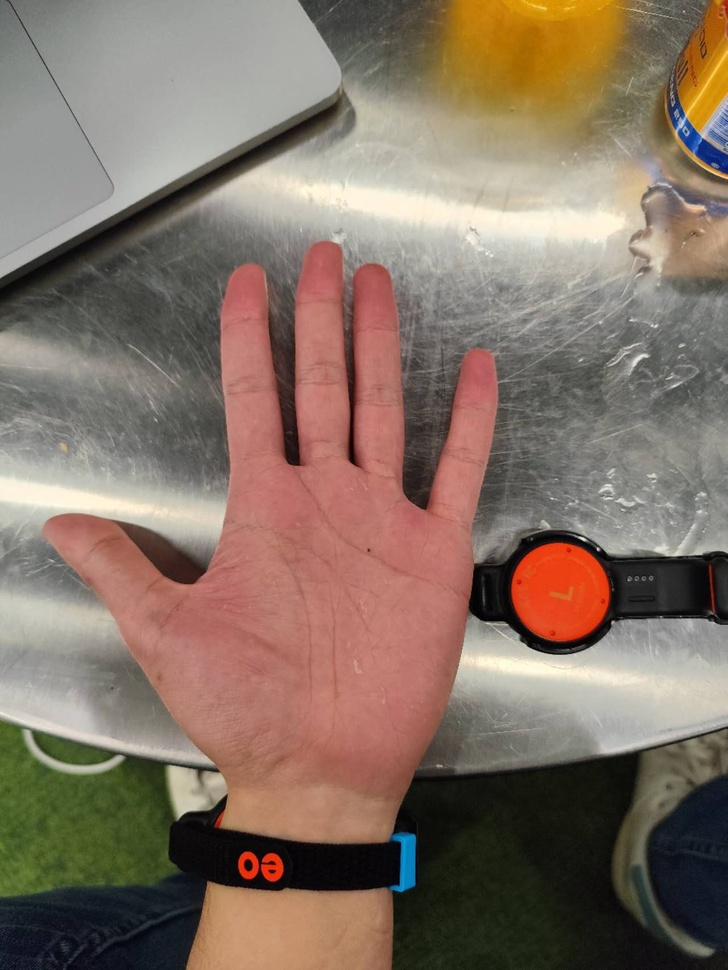
#> input picture images/image7.jpg, 728 x 970 px, shrunk from 1280 x 1706 before the run, found by its file name
$ jupyter execute 'Yixuan'"'"'s_workflow.ipynb'
#> lines starting #> are read from the running program, lines starting #| are printed output that depends on the picture; after the words box and inside, x2 and y2 are one past the last pixel; in counts of white or black regions, pixels touching at a corner belong together; long printed decimals are rounded
[cell 1]
import cv2
import matplotlib.pyplot as plt
import numpy as np
import os
import sys
from imutils import grab_contours

## Image feature extraction and comparison
Yixuan Wang 530634085
#### Proble: simple grayscale thresholding cannot be applied to real-world image with various backgrounds.
#### This note book aims to denoise hand images to naive binary images
#### Techniques used in this work: hsv conversion, Ycbcr conversion, Ostu thresholding, adaptive thresholding
#### In general, cb/cr has good performance in image denoising and  edge detecting.Otsu thresholding effectively transforms the image into the binary format. This combination can be considered as a potential solution in this project
#### After this step, we will start process the binary image, extract contours and conduct calculations.

[cell 2]
path = "images\image7.jpg"#background noise
# path = "images\shadow.jpg"# shadow..

img=cv2.imread(path)
#> img is the input picture: shape (970, 728, 3); mean B, G, R 101, 114.4, 132.9

[cell 3]
gray_scale=cv2.cvtColor(img, cv2.COLOR_BGR2GRAY)
fig, ax = plt.subplots(1, 2, figsize=(10, 5))
ax[0].imshow(cv2.cvtColor(img, cv2.COLOR_BGR2RGB))
ax[0].set_title("Original Image")
ax[0].axis("off")

ax[1].imshow(gray_scale, cmap="gray")
ax[1].set_title("Gray Scale Image")
ax[1].axis("off")
plt.show()

[cell 4]
# show the histogram of the gray scale image
plt.hist(gray_scale.ravel(), 256, [0, 256])
plt.show()

[cell 5]
# YCbCr color space，display the Y, Cb, Cr channels
ycbcr=cv2.cvtColor(img, cv2.COLOR_BGR2YCrCb)
#> ycbcr: shape (970, 728, 3); mean of channels 0, 1, 2 118.4, 138.4, 118.2

fig, ax = plt.subplots(1, 3, figsize=(15, 5))
ax[0].imshow(ycbcr[:,:,0], cmap="gray")
ax[0].set_title("Y Channel")
ax[0].axis("off")

ax[1].imshow(ycbcr[:,:,1], cmap="gray")
ax[1].set_title("Cb Channel")
ax[1].axis("off")

ax[2].imshow(ycbcr[:,:,2], cmap="gray")
ax[2].set_title("Cr Channel")
ax[2].axis("off")

plt.show()

[cell 6]
# display the three histogram of the ycbcr image
y, cb, cr = cv2.split(ycbcr)
fig, ax = plt.subplots(1, 3, figsize=(15, 5))
ax[0].hist(y.ravel(), 256, [0, 256])
ax[0].set_title("Y Channel")
ax[1].hist(cb.ravel(), 256, [0, 256])
ax[1].set_title("Cb Channel")
ax[2].hist(cr.ravel(), 256, [0, 256])
ax[2].set_title("Cr Channel")
plt.show()

[cell 7]
hsv = cv2.cvtColor(img, cv2.COLOR_BGR2HSV)
#> hsv: shape (970, 728, 3); mean H, S, V 30, 66.6, 135
hsv.shape
# visulaize it in three channels
h, s, v = cv2.split(hsv)
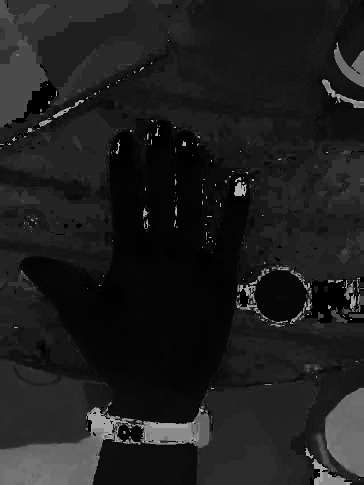
#> h: shape (970, 728) (shown at 1/2 size); min 0, max 179, mean 30
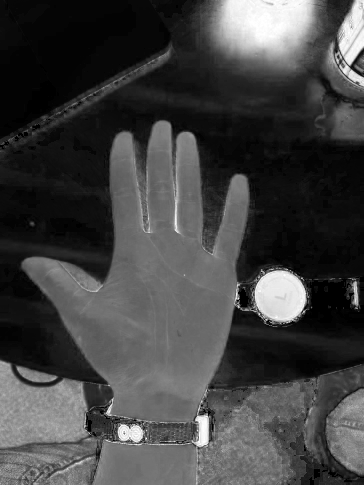
#> s: shape (970, 728) (shown at 1/2 size); min 0, max 255, mean 66.6
fig, ax = plt.subplots(1, 3, figsize=(15, 5))
ax[0].imshow(h, cmap='gray')
ax[0].set_title('Hue')
ax[1].imshow(s, cmap='gray')
ax[1].set_title('Saturation')
ax[2].imshow(v, cmap='gray')
ax[2].set_title('Value')
plt.show()

[cell 8]
# show the histogram of hsv image in three channels
fig, ax = plt.subplots(1, 3, figsize=(20, 10))
ax[0].hist(h.ravel(), bins=256, color='red')
ax[0].set_title('Hue')
ax[1].hist(s.ravel(), bins=256, color='green')
ax[1].set_title('Saturation')
ax[2].hist(v.ravel(), bins=256, color='blue')
ax[2].set_title('Value')
plt.show()

[cell 9]
from skimage.filters import threshold_multiotsu

# apply otsu's thresholding to seperate the image to 3 classes
target_channel=cb
_, thresh1 = cv2.threshold(target_channel, 0, 255, cv2.THRESH_BINARY + cv2.THRESH_OTSU)
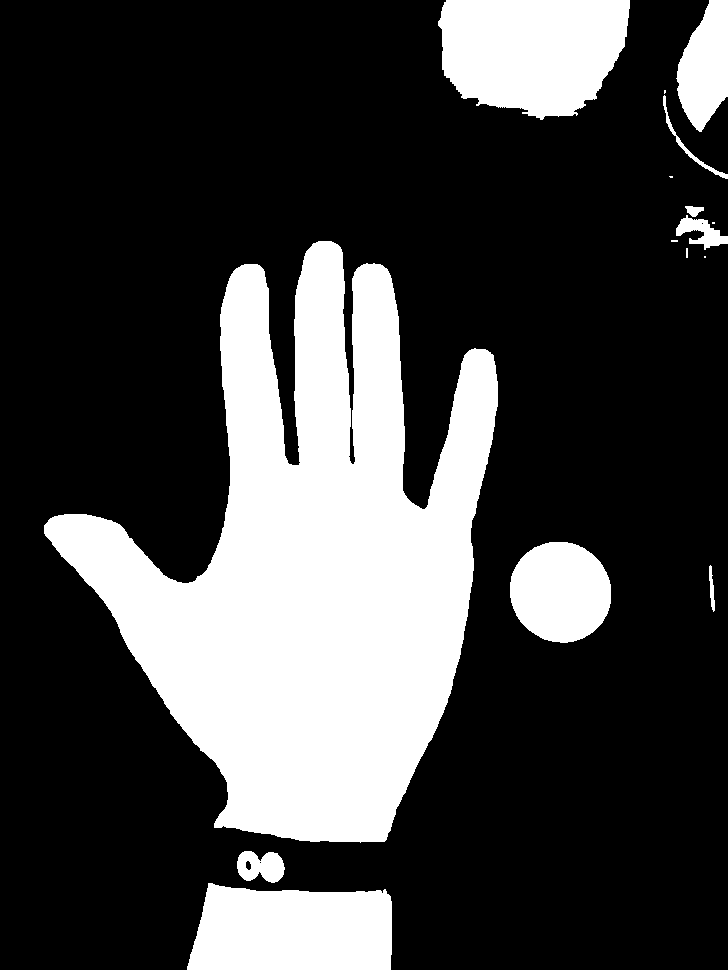
#> thresh1: shape (970, 728); 26.6% white; 16 white regions (5 under 20 px), largest, box (x1, y1, x2, y2) and area: (44, 241, 498, 843) 138333, (438, 0, 630, 120) 18439, (187, 883, 392, 970) 15512
# apply adaptive thresholding
thresholds = threshold_multiotsu(target_channel)
#> thresholds = [145, 186]
regions = np.digitize(target_channel, bins=thresholds)
#> regions: shape (970, 728) int64; 3 distinct labels, from 0 to 2

thresh2 = cv2.adaptiveThreshold(target_channel, 255, cv2.ADAPTIVE_THRESH_MEAN_C, cv2.THRESH_BINARY, 11, 2)
#> thresh2: shape (970, 728); 95.7% white; 927 black regions (845 under 20 px), largest, box (x1, y1, x2, y2) and area: (261, 236, 504, 828) 9299, (208, 833, 416, 892) 2763, (505, 534, 620, 648) 2322
thresh3 = cv2.adaptiveThreshold(target_channel, 255, cv2.ADAPTIVE_THRESH_GAUSSIAN_C, cv2.THRESH_BINARY, 11, 2)
#> thresh3: shape (970, 728); 97.6% white; 556 black regions (470 under 20 px), largest, box (x1, y1, x2, y2) and area: (208, 833, 416, 892) 2083, (506, 534, 616, 648) 1640, (278, 240, 312, 466) 1135

fig, ax = plt.subplots(1, 4, figsize=(12, 5))
ax[0].imshow(target_channel, cmap="gray")
ax[0].set_title("Original Image")
ax[0].axis("off")

ax[1].imshow(thresh1, cmap="gray")
ax[1].set_title("BInary Otsu's Thresholding")
ax[1].axis("off")

ax[2].imshow(regions, cmap="jet")
ax[2].set_title("Multi-Otsu's Thresholding")
ax[2].axis("off")

ax[3].imshow(cv2.cvtColor(img, cv2.COLOR_BGR2RGB),)
ax[3].set_title("result image")
ax[3].axis("off")

# ax[3].imshow(thresh3, cmap="gray")
# ax[3].set_title("Adaptive Gaussian Thresholding")
# ax[3].axis("off")

plt.show()
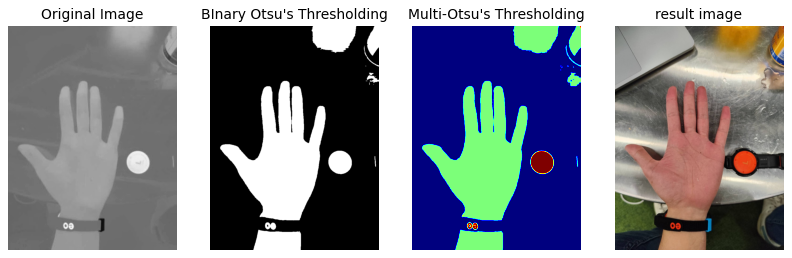
#> figure drawn by matplotlib, 4 panels

[cell 10]
# apply otsu's thresholding to seperate the image to 3 classes
regions[regions==0]=2
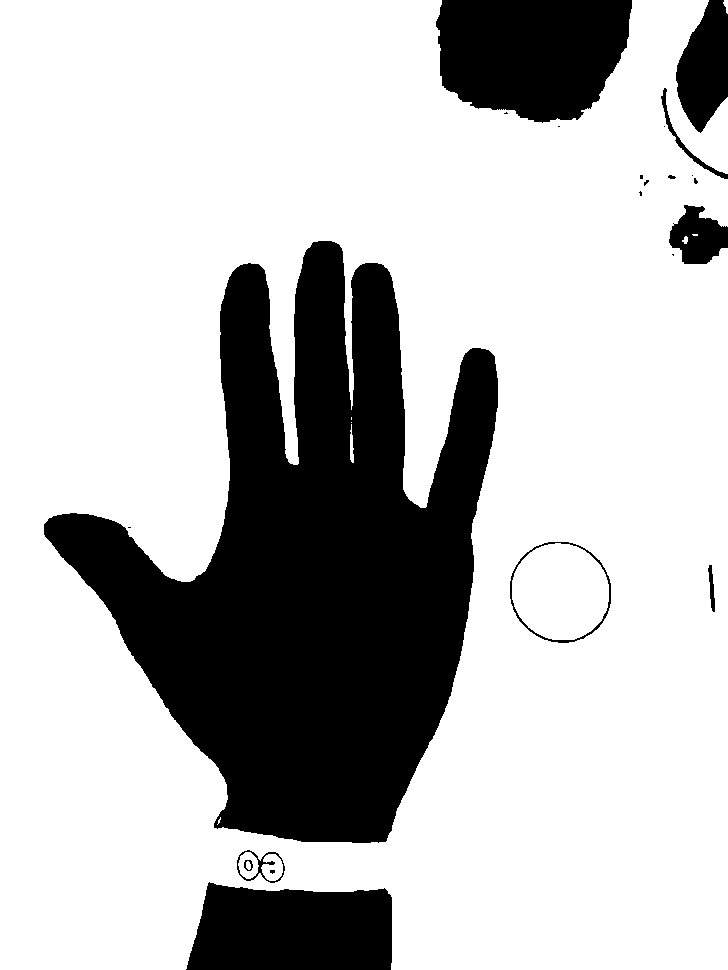
#> regions: shape (970, 728) int64; values 1 (black) and 2 (white), 74% white; 22 black regions (11 under 20 px), largest, box (x1, y1, x2, y2) and area: (44, 241, 498, 843) 139477, (436, 0, 632, 123) 19653, (186, 882, 392, 970) 15638

[cell 11]
def is_circle( contour, epsilon=0.15):
    area = cv2.contourArea(contour)
    if area == 0:
        return False
    (_, _), radius = cv2.minEnclosingCircle(contour)
    circle_area = np.pi * (radius ** 2)
    return abs(area - circle_area) / circle_area < epsilon

[cell 12]
def detect_background( image):
    # find the background region based on its greatest frequency
    unique, counts = np.unique(image, return_counts=True)
#> unique = [0, 1, 2]; counts = [514332, 183562, 8266]
    for i in range(len(unique)):
        print(f"Value: {unique[i]}, Frequency: {counts[i]}")
#> this loop made 3 passes
#| Value: 0, Frequency: 514332
#| Value: 1, Frequency: 183562
#| Value: 2, Frequency: 8266
    background_value = unique[np.argmax(counts)]
#> background_value = 0
    print(f"Background value: {background_value}")
#| Background value: 0
    masked_image = np.where(image == background_value, 0, 255)
#> masked_image: shape (970, 728) int64; 27.2% white; 20 white regions (10 under 20 px), largest, box (x1, y1, x2, y2) and area: (44, 241, 498, 843) 139489, (436, 0, 632, 123) 19653, (186, 882, 392, 970) 15638
    return masked_image

[cell 13]
img=cv2.imread(path)
ycbcr = cv2.cvtColor(img, cv2.COLOR_BGR2YCrCb)
_, cb, _ = cv2.split(ycbcr)
thresholds=threshold_multiotsu(cb, classes=3)
thresh1 = np.digitize(cb, bins=thresholds)
masked_image = detect_background(thresh1)
regions_8u = masked_image.astype('uint8')
#> regions_8u: shape (970, 728); 27.2% white; 20 white regions (10 under 20 px)


CNTS = cv2.findContours(regions_8u, cv2.RETR_EXTERNAL, cv2.CHAIN_APPROX_SIMPLE)
#> CNTS = 20 contours, 11 with area under 20; largest, box (x1, y1, x2, y2) and area: (44, 241, 498, 843) 138247, (436, 0, 632, 123) 19366, (186, 882, 392, 970) 15363, (510, 542, 611, 643) 7948, (676, 0, 728, 133) 4654
CNTS = grab_contours(CNTS)
print("Found {} contours".format(len(CNTS)))
#| Found 20 contours
hand = max(CNTS, key=cv2.contourArea)
#> hand = contour of 966 points, box (x1, y1, x2, y2) (44, 241, 498, 843), area 138247
print("The pixel area of the hand is: {}".format(cv2.contourArea(hand)))
#| The pixel area of the hand is: 138247.0
circle = [cnt for cnt in CNTS if is_circle(cnt)]
#> circle = 1 contour; box (x1, y1, x2, y2) and area: (510, 542, 611, 643) 7948

target = [hand] + list(circle)
#> target = 2 contours; box (x1, y1, x2, y2) and area: (44, 241, 498, 843) 138247, (510, 542, 611, 643) 7948
print("There are {} contours".format(len(target)))
#| There are 2 contours
print("The pixel area of the hand is: {}".format(cv2.contourArea(hand)))
#| The pixel area of the hand is: 138247.0

if circle:
    print("The pixel area of the circle is: {}".format(cv2.contourArea(circle[0])))
#| The pixel area of the circle is: 7948.0
    cv2.drawContours(img, circle, -1, (0, 255, 0), 20)
else:
    print("No circles found")

cv2.drawContours(img, hand, -1, (255, 0, 0), 20)
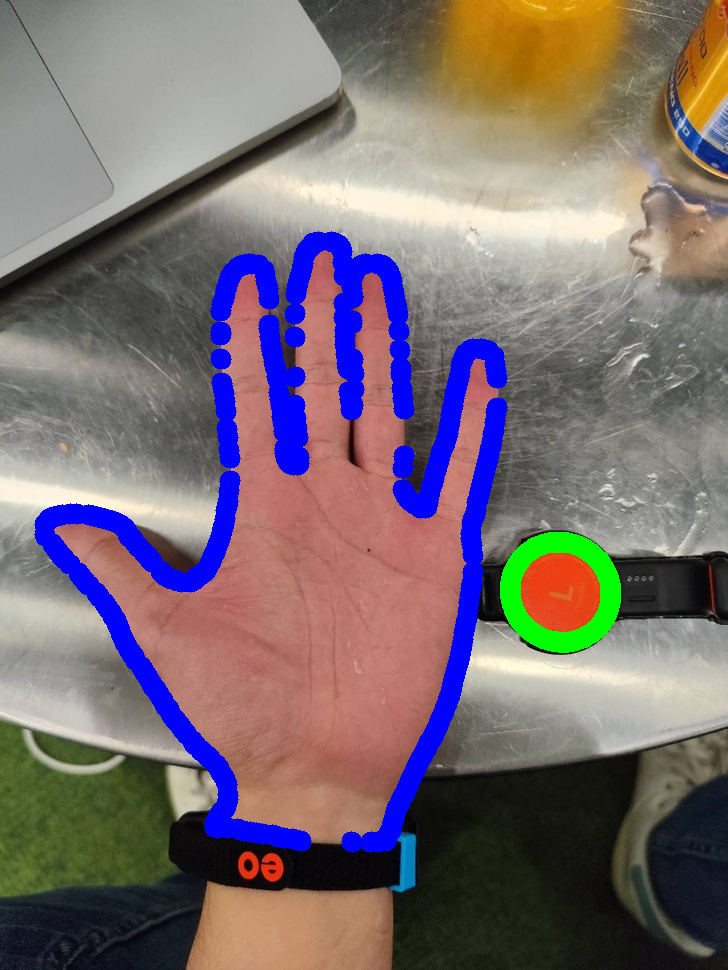
#> img: shape (970, 728, 3); mean B, G, R 113, 109.4, 122.2

# draw the contour on the threshold image, ignore axis
plt.imshow(cv2.cvtColor(img, cv2.COLOR_BGR2RGB))
plt.axis("off")
plt.show()

[cell 14]
def get_size( hand, target_circle):
    if target_circle is None:
        raise ValueError("Target circle is None")
    actual_area = 1.8*1.8 * 3.14
    pixel_ratio = actual_area / cv2.contourArea(target_circle)
#> pixel_ratio = 0.00128
    return cv2.contourArea(hand) * pixel_ratio


hand_area=get_size(hand,circle[0])
#> hand_area = 177

print("The actual area of the hand is: {} squared centimeters".format(hand_area))
#| The actual area of the hand is: 176.959 squared centimeters

$ run again, with images/image2.jpg copied over images/image7.jpg
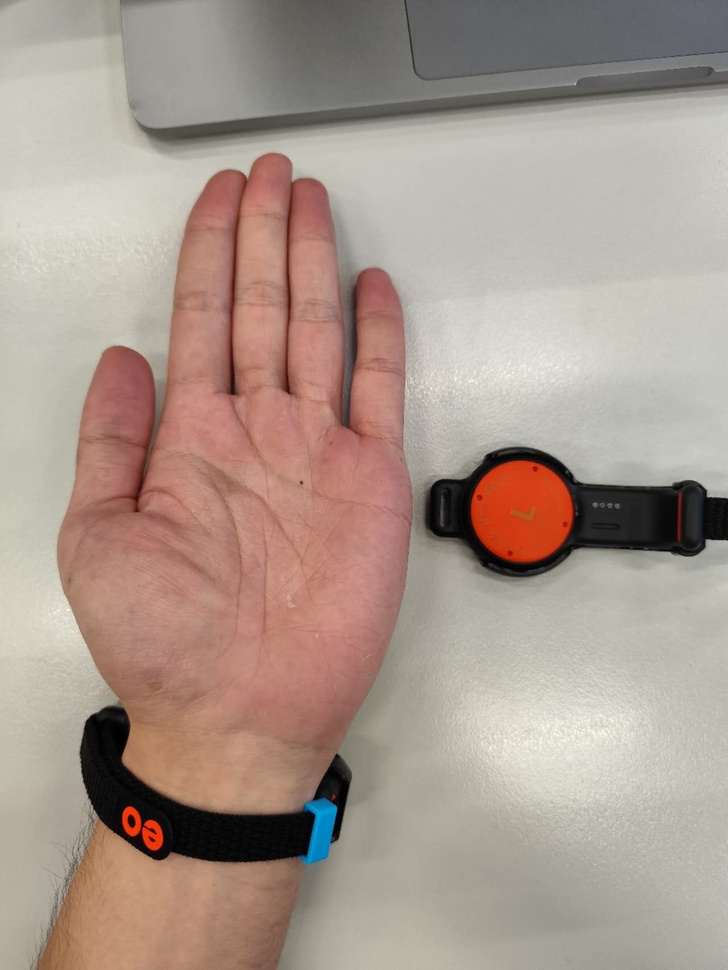
#> input picture images/image2.jpg, 728 x 970 px, shrunk from 1280 x 1706 before the run, found by its file name
#> img is the input picture: shape (970, 728, 3); mean B, G, R 141.7, 152.6, 169.7
#> ycbcr: shape (970, 728, 3); mean of channels 0, 1, 2 156.5, 137.5, 119.7
#> hsv: shape (970, 728, 3); mean H, S, V 23.6, 44, 170.3
#> `_, thresh1 = cv2.threshold(target_channel, 0, 255, cv2.THRESH_BINARY +..`:
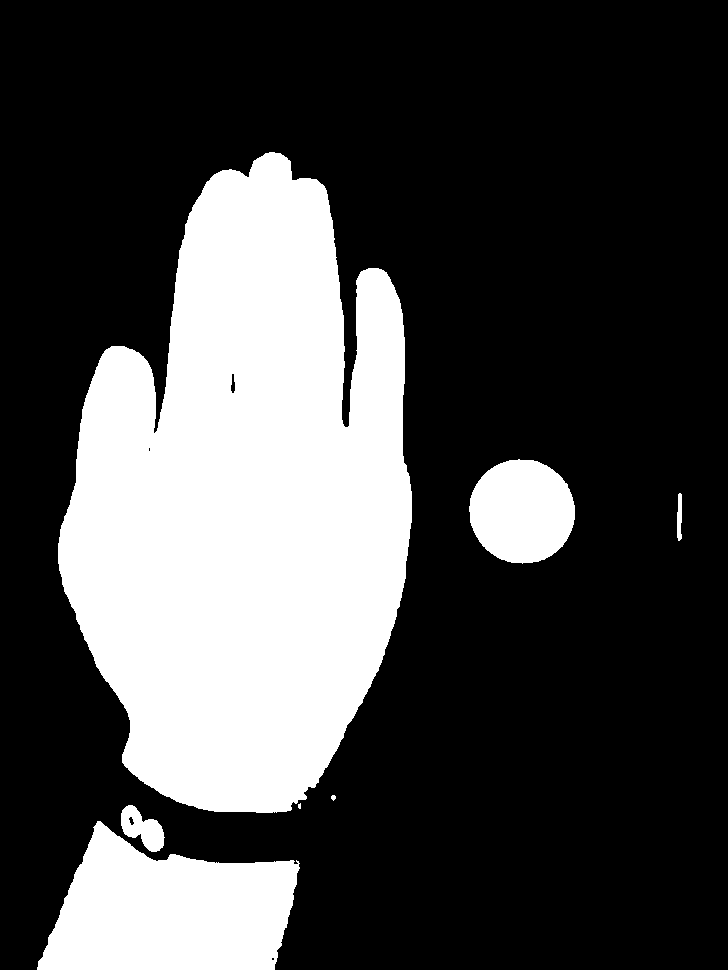
#> thresh1: shape (970, 728); 28.3% white; 7 white regions (1 under 20 px), largest, box (x1, y1, x2, y2) and area: (58, 152, 412, 813) 163366, (37, 821, 300, 970) 26529, (469, 459, 575, 564) 8677, (121, 805, 165, 852) 1152, (677, 493, 682, 541) 202, (331, 795, 336, 801) 22
#> thresholds = [142, 179]
#> thresh2: shape (970, 728); 97.1% white; 412 black regions (363 under 20 px), largest, box (x1, y1, x2, y2) and area: (51, 145, 418, 677) 8387, (463, 453, 581, 570) 2291, (102, 799, 293, 861) 1888
#> thresh3: shape (970, 728); 98.4% white; 425 black regions (343 under 20 px), largest, box (x1, y1, x2, y2) and area: (464, 454, 579, 568) 1648, (113, 800, 174, 860) 994, (298, 798, 337, 864) 840
#> unique = [0, 1, 2]; counts = [504550, 192756, 8854]
#> the loop in detect_background, `for i in range(len(unique)):` made 3 passes
#| Value: 0, Frequency: 504550
#| Value: 1, Frequency: 192756
#| Value: 2, Frequency: 8854
#> background_value = 0
#| Background value: 0
#> masked_image: shape (970, 728) int64; 28.6% white; 6 white regions, box (x1, y1, x2, y2) and area: (58, 152, 413, 814) 164550, (36, 820, 302, 970) 26897, (469, 459, 575, 564) 8732, (121, 805, 165, 852) 1173, (677, 493, 682, 542) 233, (331, 795, 336, 801) 25
#> regions_8u: shape (970, 728); 28.6% white; 6 white regions
#> CNTS = 6 contours, 1 with area under 20; largest, box (x1, y1, x2, y2) and area: (58, 152, 413, 814) 163558, (36, 820, 302, 970) 26546, (469, 459, 575, 564) 8582, (121, 805, 165, 852) 1126, (677, 493, 682, 542) 183
#| Found 6 contours
#> hand = contour of 804 points, box (x1, y1, x2, y2) (58, 152, 413, 814), area 163558
#| The pixel area of the hand is: 163557.5
#> circle = 1 contour; box (x1, y1, x2, y2) and area: (469, 459, 575, 564) 8582
#> target = 2 contours; box (x1, y1, x2, y2) and area: (58, 152, 413, 814) 163558, (469, 459, 575, 564) 8582
#| There are 2 contours
#| The pixel area of the hand is: 163557.5
#| The pixel area of the circle is: 8582.5
#> `cv2.drawContours(img, hand, -1, (255, 0, 0), 20)`:
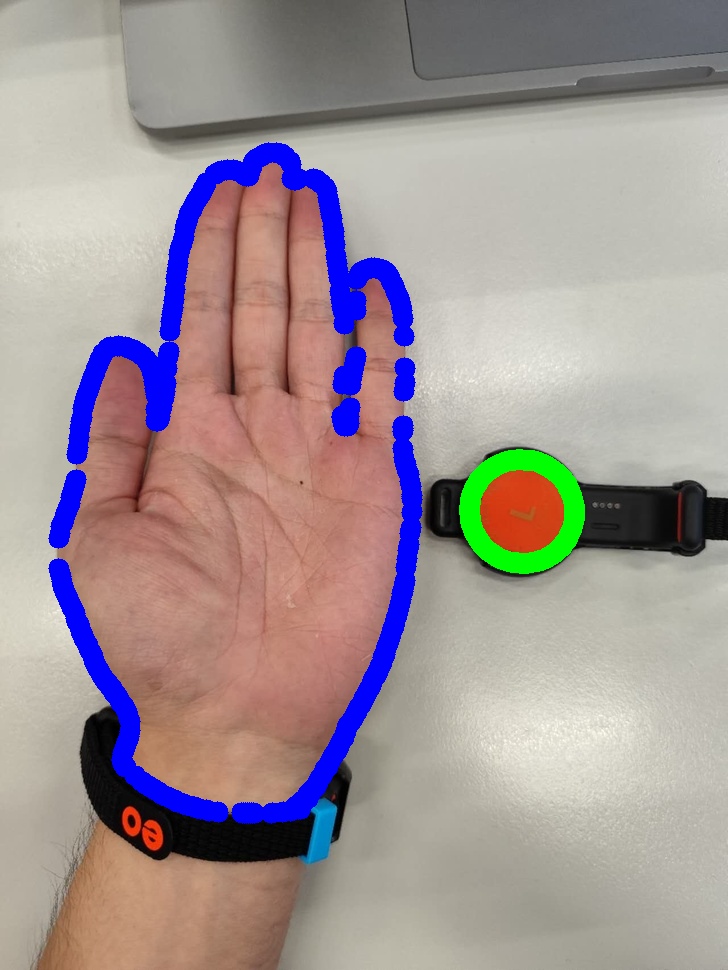
#> img: shape (970, 728, 3); mean B, G, R 149.6, 148, 160.5
#> pixel_ratio = 0.00119
#> hand_area = 193.9
#| The actual area of the hand is: 193.879 squared centimeters
